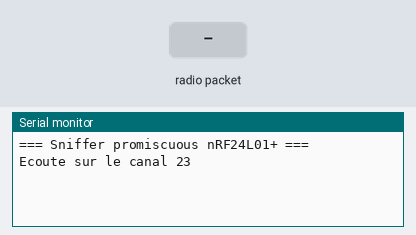
This program was run on a simulated Arduino Nano, built with avr-gcc and run on an emulated ATmega328P. Shown: the last lines printed to the serial monitor. Inputs (shaded band) come from the test bench. No radio packets arrive unless stated.

Above: at 1.2 s.
1.3 s: radio packet "1" arrives
At 2.4 s:
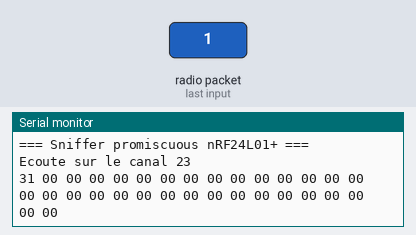
2.8 s: radio packet "0" arrives
At 3.6 s:
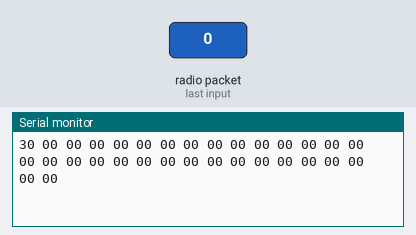
4.3 s: radio packet "2" arrives
At 4.7 s:
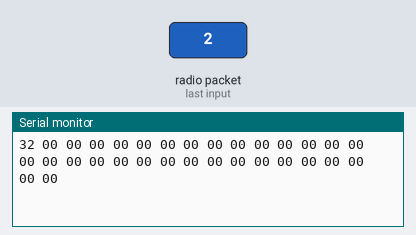

The program:

main.cpp
```cpp
#include <Arduino.h>
#include <SPI.h>
#include <RF24.h>

RF24 radio(9, 10, 4000000);

// Canal a ecouter. On commence par un de ceux ou on a vu la souris.
// On pourra le changer (23, 20, 22, 25...) si on ne capte rien.
const uint8_t CANAL = 23;

void setup() {
  Serial.begin(9600);
  while (!Serial) {}
  Serial.println(F("=== Sniffer promiscuous nRF24L01+ ==="));

  radio.begin();
  radio.setAutoAck(false);        // on n'accuse rien reception, on espionne
  radio.setChannel(CANAL);        // on se fixe sur un canal
  radio.setDataRate(RF24_2MBPS);  // vitesse supposee de la souris (a tester : 2MBPS puis 1MBPS)
  radio.disableCRC();             // on desactive le controle d'erreur pour ne rien jeter
  radio.setPayloadSize(32);       // taille max d'un paquet

  // Astuce "promiscuous" : adresse de 2 octets + pseudo-adresse,
  // pour capter les paquets de n'importe quel emetteur voisin.
  radio.setAddressWidth(2);
  radio.openReadingPipe(0, 0x00AALL);

  radio.startListening();
  Serial.print(F("Ecoute sur le canal "));
  Serial.println(CANAL);
}

void loop() {
  if (radio.available()) {
    uint8_t paquet[32];
    radio.read(paquet, 32);

    // On compte les octets "bruit" : AA et 55 sont les motifs du preambule.
    uint8_t bruit = 0;
    for (uint8_t i = 0; i < 32; i++) {
      if (paquet[i] == 0xAA || paquet[i] == 0x55) bruit++;
    }

    // Si plus de la moitie du paquet est du preambule, on l'ignore.
    if (bruit > 16) return;

    // Sinon, on affiche : candidat "vrai paquet".
    for (uint8_t i = 0; i < 32; i++) {
      if (paquet[i] < 16) Serial.print('0');
      Serial.print(paquet[i], HEX);
      Serial.print(' ');
    }
    Serial.println();
  }
}
```

Measured:
- after the input at 1.3 s, the serial monitor: prints a new line at once (image 1)
- after the input at 2.8 s, the serial monitor: prints a new line at once (image 2)
- after the input at 4.3 s, the serial monitor: prints a new line at once (image 3)
